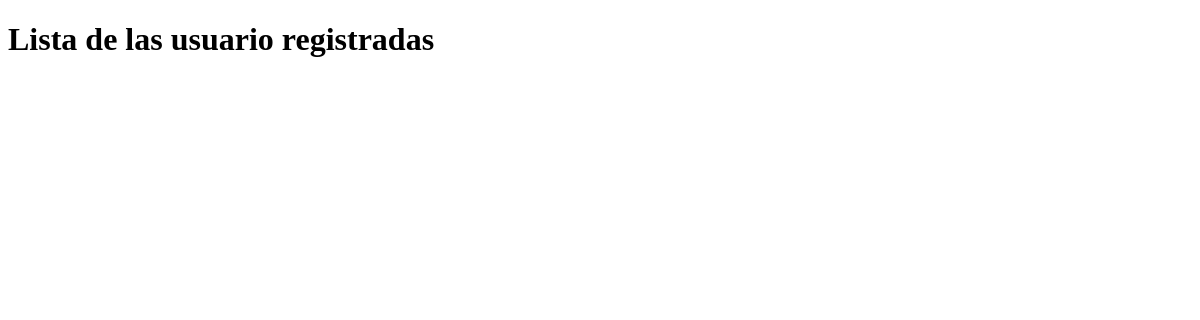
Page /registrado on the earlier database version.
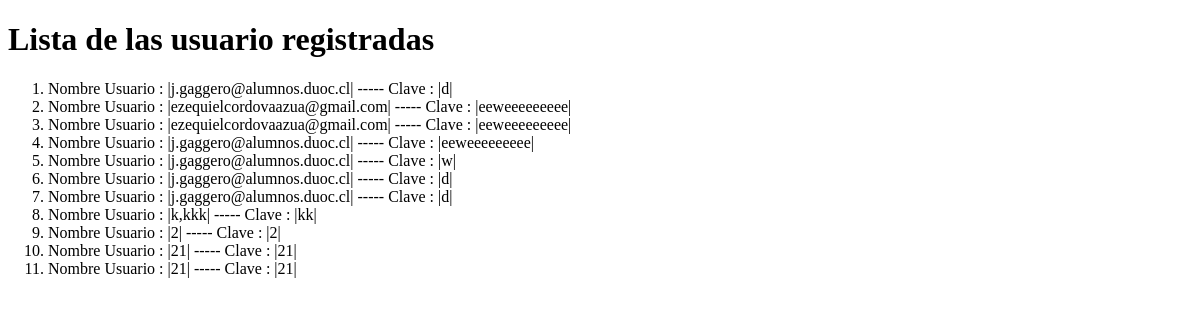
Same page on the later database version.
### recetasapp/models.py (models this page shows, shortened)
class Iniciar(models.Model):
    mail = models.TextField(max_length=30)
    clave = models.TextField(max_length=20)

### recetasapp/views.py (the view)
# urls.py: path('registrado', views.lista_registro, name='lista_registro'),
def lista_registro(request) :
    lista1 = Iniciar.objects.all()
    return render(request, 'recetasapp/lista_registradas.html' ,{'lista1' : lista1})

### recetasapp/templates/recetasapp/lista_registradas.html (shortened to what this page needs)
<!DOCTYPE html>
<html lang="es">
<head>
</head>
<body>
    <h1>Lista de las usuario registradas </h1>
    <ol>
        {% for lista in lista1 %}
        <li>Nombre Usuario : |{{lista.mail}}| ----- Clave : |{{lista.clave}}| </li>
        {% endfor %}
    </ol>
</body>
</html>

Differences in the rows shown:
added Iniciar: mail "j.gaggero@alumnos.duoc.cl", clave "d"
added Iniciar: mail "ezequielcordovaazua@gmail.com", clave "eeweeeeeeeee"
added Iniciar: mail "ezequielcordovaazua@gmail.com", clave "eeweeeeeeeee"
added Iniciar: mail "j.gaggero@alumnos.duoc.cl", clave "eeweeeeeeeee"
added Iniciar: mail "j.gaggero@alumnos.duoc.cl", clave "w"
added Iniciar: mail "j.gaggero@alumnos.duoc.cl", clave "d"
added Iniciar: mail "j.gaggero@alumnos.duoc.cl", clave "d"
added Iniciar: mail "k,kkk", clave "kk"
added Iniciar: mail "2", clave "2"
added Iniciar: mail "21", clave "21"
added Iniciar: mail "21", clave "21"
